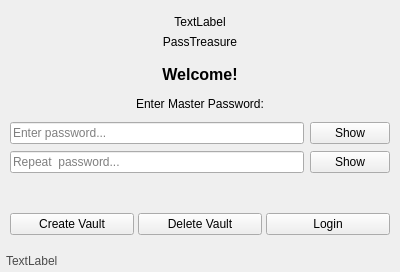
<?xml version="1.0" encoding="UTF-8"?>
<ui version="4.0">
 <class>LoginWindowUI</class>
 <widget class="QWidget" name="LoginWindowUI">
  <property name="geometry">
   <rect>
    <x>0</x>
    <y>0</y>
    <width>400</width>
    <height>272</height>
   </rect>
  </property>
  <property name="windowTitle">
   <string>PassTreasure - Login</string>
  </property>
  <layout class="QVBoxLayout" name="verticalLayout">
   <property name="spacing">
    <number>4</number>
   </property>
   <property name="leftMargin">
    <number>6</number>
   </property>
   <property name="topMargin">
    <number>6</number>
   </property>
   <property name="rightMargin">
    <number>6</number>
   </property>
   <property name="bottomMargin">
    <number>4</number>
   </property>
   <item>
    <widget class="QFrame" name="headerFrame">
     <property name="frameShape">
      <enum>QFrame::Shape::NoFrame</enum>
     </property>
     <property name="frameShadow">
      <enum>QFrame::Shadow::Raised</enum>
     </property>
     <layout class="QVBoxLayout" name="verticalLayout_2">
      <item>
       <widget class="QLabel" name="label_icon">
        <property name="text">
         <string>TextLabel</string>
        </property>
        <property name="alignment">
         <set>Qt::AlignmentFlag::AlignCenter</set>
        </property>
       </widget>
      </item>
      <item>
       <widget class="QLabel" name="label_header">
        <property name="styleSheet">
         <string notr="true">font: 28pt &quot;Digital-7&quot;;</string>
        </property>
        <property name="text">
         <string>PassTreasure</string>
        </property>
        <property name="alignment">
         <set>Qt::AlignmentFlag::AlignCenter</set>
        </property>
       </widget>
      </item>
     </layout>
    </widget>
   </item>
   <item>
    <widget class="QLabel" name="label">
     <property name="font">
      <font>
       <pointsize>12</pointsize>
       <bold>true</bold>
      </font>
     </property>
     <property name="text">
      <string>Welcome!</string>
     </property>
     <property name="alignment">
      <set>Qt::AlignmentFlag::AlignCenter</set>
     </property>
    </widget>
   </item>
   <item>
    <widget class="QLabel" name="label_title">
     <property name="text">
      <string>Enter Master Password:</string>
     </property>
     <property name="alignment">
      <set>Qt::AlignmentFlag::AlignCenter</set>
     </property>
    </widget>
   </item>
   <item>
    <widget class="QFrame" name="frame">
     <property name="frameShape">
      <enum>QFrame::Shape::NoFrame</enum>
     </property>
     <property name="frameShadow">
      <enum>QFrame::Shadow::Raised</enum>
     </property>
     <layout class="QHBoxLayout" name="horizontalLayout">
      <property name="leftMargin">
       <number>4</number>
      </property>
      <property name="topMargin">
       <number>0</number>
      </property>
      <property name="rightMargin">
       <number>4</number>
      </property>
      <property name="bottomMargin">
       <number>0</number>
      </property>
      <item>
       <widget class="QLineEdit" name="input_password">
        <property name="echoMode">
         <enum>QLineEdit::EchoMode::Password</enum>
        </property>
        <property name="placeholderText">
         <string>Enter password...</string>
        </property>
       </widget>
      </item>
      <item alignment="Qt::AlignmentFlag::AlignHCenter">
       <widget class="QPushButton" name="btn_toggle_pw">
        <property name="font">
         <font>
          <pointsize>9</pointsize>
         </font>
        </property>
        <property name="text">
         <string>Show</string>
        </property>
       </widget>
      </item>
     </layout>
    </widget>
   </item>
   <item>
    <layout class="QVBoxLayout" name="indicatorHolder">
     <property name="spacing">
      <number>0</number>
     </property>
     <property name="leftMargin">
      <number>9</number>
     </property>
     <property name="topMargin">
      <number>0</number>
     </property>
     <property name="rightMargin">
      <number>9</number>
     </property>
     <property name="bottomMargin">
      <number>0</number>
     </property>
    </layout>
   </item>
   <item>
    <widget class="QFrame" name="pw2Frame">
     <property name="frameShape">
      <enum>QFrame::Shape::NoFrame</enum>
     </property>
     <property name="frameShadow">
      <enum>QFrame::Shadow::Raised</enum>
     </property>
     <layout class="QHBoxLayout" name="horizontalLayout_2">
      <property name="leftMargin">
       <number>4</number>
      </property>
      <property name="topMargin">
       <number>0</number>
      </property>
      <property name="rightMargin">
       <number>4</number>
      </property>
      <property name="bottomMargin">
       <number>0</number>
      </property>
      <item>
       <widget class="QLineEdit" name="input_password2">
        <property name="placeholderText">
         <string>Repeat  password...</string>
        </property>
       </widget>
      </item>
      <item>
       <widget class="QPushButton" name="btn_toggle_pw2">
        <property name="text">
         <string>Show</string>
        </property>
       </widget>
      </item>
     </layout>
    </widget>
   </item>
   <item>
    <widget class="QLabel" name="label_error">
     <property name="styleSheet">
      <string notr="true">color: #ff4444;</string>
     </property>
     <property name="text">
      <string/>
     </property>
     <property name="alignment">
      <set>Qt::AlignmentFlag::AlignCenter</set>
     </property>
     <property name="wordWrap">
      <bool>true</bool>
     </property>
    </widget>
   </item>
   <item>
    <layout class="QHBoxLayout" name="buttonLayout">
     <property name="leftMargin">
      <number>4</number>
     </property>
     <property name="topMargin">
      <number>4</number>
     </property>
     <property name="rightMargin">
      <number>4</number>
     </property>
     <property name="bottomMargin">
      <number>4</number>
     </property>
     <item>
      <widget class="QPushButton" name="btn_create">
       <property name="visible">
        <bool>true</bool>
       </property>
       <property name="text">
        <string>Create Vault</string>
       </property>
      </widget>
     </item>
     <item>
      <widget class="QPushButton" name="btn_delete_vault">
       <property name="text">
        <string>Delete Vault</string>
       </property>
      </widget>
     </item>
     <item>
      <widget class="QPushButton" name="btn_login">
       <property name="visible">
        <bool>true</bool>
       </property>
       <property name="text">
        <string>Login</string>
       </property>
      </widget>
     </item>
    </layout>
   </item>
   <item alignment="Qt::AlignmentFlag::AlignBottom">
    <widget class="QLabel" name="footer_label">
     <property name="styleSheet">
      <string notr="true">font: 8pt &quot;Segoe UI&quot;;
color: rgb(75, 75, 75);</string>
     </property>
     <property name="text">
      <string>TextLabel</string>
     </property>
    </widget>
   </item>
  </layout>
 </widget>
 <resources/>
 <connections/>
</ui>
